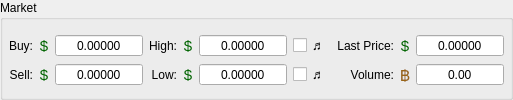
      <widget class="QGroupBox" name="groupBox_6">
       <property name="sizePolicy">
        <sizepolicy hsizetype="Maximum" vsizetype="Preferred">
         <horstretch>0</horstretch>
         <verstretch>0</verstretch>
        </sizepolicy>
       </property>
       <property name="title">
        <string>Market</string>
       </property>
       <layout class="QGridLayout" name="gridLayout_11">
        <property name="leftMargin">
         <number>6</number>
        </property>
        <property name="topMargin">
         <number>12</number>
        </property>
        <property name="rightMargin">
         <number>6</number>
        </property>
        <property name="bottomMargin">
         <number>8</number>
        </property>
        <property name="horizontalSpacing">
         <number>6</number>
        </property>
        <property name="verticalSpacing">
         <number>4</number>
        </property>
        <item row="0" column="11">
         <widget class="QLabel" name="label_24">
          <property name="sizePolicy">
           <sizepolicy hsizetype="Preferred" vsizetype="Preferred">
            <horstretch>0</horstretch>
            <verstretch>0</verstretch>
           </sizepolicy>
          </property>
          <property name="text">
           <string>Last Price:</string>
          </property>
          <property name="alignment">
           <set>Qt::AlignRight|Qt::AlignTrailing|Qt::AlignVCenter</set>
          </property>
         </widget>
        </item>
        <item row="1" column="4">
         <widget class="QLabel" name="label_21">
          <property name="sizePolicy">
           <sizepolicy hsizetype="Preferred" vsizetype="Preferred">
            <horstretch>0</horstretch>
            <verstretch>0</verstretch>
           </sizepolicy>
          </property>
          <property name="text">
           <string>Low:</string>
          </property>
          <property name="alignment">
           <set>Qt::AlignRight|Qt::AlignTrailing|Qt::AlignVCenter</set>
          </property>
         </widget>
        </item>
        <item row="1" column="13">
         <widget class="QDoubleSpinBox" name="marketVolume">
          <property name="sizePolicy">
           <sizepolicy hsizetype="Expanding" vsizetype="Fixed">
            <horstretch>0</horstretch>
            <verstretch>0</verstretch>
           </sizepolicy>
          </property>
          <property name="minimumSize">
           <size>
            <width>70</width>
            <height>0</height>
           </size>
          </property>
          <property name="alignment">
           <set>Qt::AlignCenter</set>
          </property>
          <property name="readOnly">
           <bool>true</bool>
          </property>
          <property name="buttonSymbols">
           <enum>QAbstractSpinBox::NoButtons</enum>
          </property>
          <property name="specialValueText">
           <string/>
          </property>
          <property name="prefix">
           <string/>
          </property>
          <property name="decimals">
           <number>2</number>
          </property>
          <property name="minimum">
           <double>0.000000000000000</double>
          </property>
          <property name="maximum">
           <double>999999999.000000000000000</double>
          </property>
          <property name="singleStep">
           <double>0.100000000000000</double>
          </property>
         </widget>
        </item>
        <item row="0" column="4">
         <widget class="QLabel" name="label_20">
          <property name="sizePolicy">
           <sizepolicy hsizetype="Preferred" vsizetype="Preferred">
            <horstretch>0</horstretch>
            <verstretch>0</verstretch>
           </sizepolicy>
          </property>
          <property name="text">
           <string>High:</string>
          </property>
          <property name="alignment">
           <set>Qt::AlignRight|Qt::AlignTrailing|Qt::AlignVCenter</set>
          </property>
         </widget>
        </item>
        <item row="0" column="5">
         <widget class="QLabel" name="label_52">
          <property name="sizePolicy">
           <sizepolicy hsizetype="Maximum" vsizetype="Preferred">
            <horstretch>0</horstretch>
            <verstretch>0</verstretch>
           </sizepolicy>
          </property>
          <property name="font">
           <font>
            <pointsize>11</pointsize>
            <weight>50</weight>
            <bold>false</bold>
           </font>
          </property>
          <property name="styleSheet">
           <string notr="true">color: darkgreen</string>
          </property>
          <property name="text">
           <string>$</string>
          </property>
          <property name="alignment">
           <set>Qt::AlignCenter</set>
          </property>
         </widget>
        </item>
        <item row="1" column="5">
         <widget class="QLabel" name="label_53">
          <property name="sizePolicy">
           <sizepolicy hsizetype="Maximum" vsizetype="Preferred">
            <horstretch>0</horstretch>
            <verstretch>0</verstretch>
           </sizepolicy>
          </property>
          <property name="font">
           <font>
            <pointsize>11</pointsize>
            <weight>50</weight>
            <bold>false</bold>
           </font>
          </property>
          <property name="styleSheet">
           <string notr="true">color: darkgreen</string>
          </property>
          <property name="text">
           <string>$</string>
          </property>
          <property name="alignment">
           <set>Qt::AlignCenter</set>
          </property>
         </widget>
        </item>
        <item row="1" column="6">
         <widget class="QDoubleSpinBox" name="marketLow">
          <property name="sizePolicy">
           <sizepolicy hsizetype="Expanding" vsizetype="Fixed">
            <horstretch>0</horstretch>
            <verstretch>0</verstretch>
           </sizepolicy>
          </property>
          <property name="minimumSize">
           <size>
            <width>70</width>
            <height>0</height>
           </size>
          </property>
          <property name="alignment">
           <set>Qt::AlignCenter</set>
          </property>
          <property name="readOnly">
           <bool>true</bool>
          </property>
          <property name="buttonSymbols">
           <enum>QAbstractSpinBox::NoButtons</enum>
          </property>
          <property name="prefix">
           <string/>
          </property>
          <property name="decimals">
           <number>5</number>
          </property>
          <property name="minimum">
           <double>0.000000000000000</double>
          </property>
          <property name="maximum">
           <double>999999999.000000000000000</double>
          </property>
         </widget>
        </item>
        <item row="0" column="12">
         <widget class="QLabel" name="label_56">
          <property name="sizePolicy">
           <sizepolicy hsizetype="Maximum" vsizetype="Preferred">
            <horstretch>0</horstretch>
            <verstretch>0</verstretch>
           </sizepolicy>
          </property>
          <property name="font">
           <font>
            <pointsize>11</pointsize>
            <weight>50</weight>
            <bold>false</bold>
           </font>
          </property>
          <property name="styleSheet">
           <string notr="true">color: darkgreen</string>
          </property>
          <property name="text">
           <string>$</string>
          </property>
          <property name="alignment">
           <set>Qt::AlignCenter</set>
          </property>
         </widget>
        </item>
        <item row="1" column="12">
         <widget class="QLabel" name="label_57">
          <property name="sizePolicy">
           <sizepolicy hsizetype="Maximum" vsizetype="Preferred">
            <horstretch>0</horstretch>
            <verstretch>0</verstretch>
           </sizepolicy>
          </property>
          <property name="font">
           <font>
            <pointsize>11</pointsize>
            <weight>50</weight>
            <bold>false</bold>
           </font>
          </property>
          <property name="styleSheet">
           <string notr="true">color: #996515</string>
          </property>
          <property name="text">
           <string>฿</string>
          </property>
          <property name="alignment">
           <set>Qt::AlignCenter</set>
          </property>
         </widget>
        </item>
        <item row="1" column="11">
         <widget class="QLabel" name="label_25">
          <property name="sizePolicy">
           <sizepolicy hsizetype="Preferred" vsizetype="Preferred">
            <horstretch>0</horstretch>
            <verstretch>0</verstretch>
           </sizepolicy>
          </property>
          <property name="text">
           <string>Volume:</string>
          </property>
          <property name="alignment">
           <set>Qt::AlignRight|Qt::AlignTrailing|Qt::AlignVCenter</set>
          </property>
         </widget>
        </item>
        <item row="0" column="6">
         <widget class="QDoubleSpinBox" name="marketHigh">
          <property name="sizePolicy">
           <sizepolicy hsizetype="Expanding" vsizetype="Fixed">
            <horstretch>0</horstretch>
            <verstretch>0</verstretch>
           </sizepolicy>
          </property>
          <property name="minimumSize">
           <size>
            <width>70</width>
            <height>0</height>
           </size>
          </property>
          <property name="alignment">
           <set>Qt::AlignCenter</set>
          </property>
          <property name="readOnly">
           <bool>true</bool>
          </property>
          <property name="buttonSymbols">
           <enum>QAbstractSpinBox::NoButtons</enum>
          </property>
          <property name="prefix">
           <string/>
          </property>
          <property name="decimals">
           <number>5</number>
          </property>
          <property name="minimum">
           <double>0.000000000000000</double>
          </property>
          <property name="maximum">
           <double>999999999.000000000000000</double>
          </property>
         </widget>
        </item>
        <item row="0" column="13">
         <widget class="QDoubleSpinBox" name="marketLast">
          <property name="sizePolicy">
           <sizepolicy hsizetype="Expanding" vsizetype="Fixed">
            <horstretch>0</horstretch>
            <verstretch>0</verstretch>
           </sizepolicy>
          </property>
          <property name="minimumSize">
           <size>
            <width>70</width>
            <height>0</height>
           </size>
          </property>
          <property name="alignment">
           <set>Qt::AlignCenter</set>
          </property>
          <property name="readOnly">
           <bool>true</bool>
          </property>
          <property name="buttonSymbols">
           <enum>QAbstractSpinBox::NoButtons</enum>
          </property>
          <property name="prefix">
           <string/>
          </property>
          <property name="decimals">
           <number>5</number>
          </property>
          <property name="minimum">
           <double>0.000000000000000</double>
          </property>
          <property name="maximum">
           <double>999999999.000000000000000</double>
          </property>
         </widget>
        </item>
        <item row="1" column="0">
         <widget class="QLabel" name="label_23">
          <property name="sizePolicy">
           <sizepolicy hsizetype="Preferred" vsizetype="Preferred">
            <horstretch>0</horstretch>
            <verstretch>0</verstretch>
           </sizepolicy>
          </property>
          <property name="text">
           <string>Sell:</string>
          </property>
          <property name="alignment">
           <set>Qt::AlignRight|Qt::AlignTrailing|Qt::AlignVCenter</set>
          </property>
         </widget>
        </item>
        <item row="0" column="2">
         <widget class="QDoubleSpinBox" name="marketBuy">
          <property name="sizePolicy">
           <sizepolicy hsizetype="Expanding" vsizetype="Fixed">
            <horstretch>0</horstretch>
            <verstretch>0</verstretch>
           </sizepolicy>
          </property>
          <property name="minimumSize">
           <size>
            <width>70</width>
            <height>0</height>
           </size>
          </property>
          <property name="alignment">
           <set>Qt::AlignCenter</set>
          </property>
          <property name="readOnly">
           <bool>true</bool>
          </property>
          <property name="buttonSymbols">
           <enum>QAbstractSpinBox::NoButtons</enum>
          </property>
          <property name="prefix">
           <string/>
          </property>
          <property name="decimals">
           <number>5</number>
          </property>
          <property name="minimum">
           <double>0.000000000000000</double>
          </property>
          <property name="maximum">
           <double>999999999.000000000000000</double>
          </property>
         </widget>
        </item>
        <item row="0" column="1">
         <widget class="QLabel" name="label_54">
          <property name="sizePolicy">
           <sizepolicy hsizetype="Maximum" vsizetype="Preferred">
            <horstretch>0</horstretch>
            <verstretch>0</verstretch>
           </sizepolicy>
          </property>
          <property name="font">
           <font>
            <pointsize>11</pointsize>
            <weight>50</weight>
            <bold>false</bold>
           </font>
          </property>
          <property name="styleSheet">
           <string notr="true">color: darkgreen</string>
          </property>
          <property name="text">
           <string>$</string>
          </property>
          <property name="alignment">
           <set>Qt::AlignCenter</set>
          </property>
         </widget>
        </item>
        <item row="0" column="0">
         <widget class="QLabel" name="label_22">
          <property name="sizePolicy">
           <sizepolicy hsizetype="Preferred" vsizetype="Preferred">
            <horstretch>0</horstretch>
            <verstretch>0</verstretch>
           </sizepolicy>
          </property>
          <property name="text">
           <string>Buy:</string>
          </property>
          <property name="alignment">
           <set>Qt::AlignRight|Qt::AlignTrailing|Qt::AlignVCenter</set>
          </property>
         </widget>
        </item>
        <item row="1" column="1">
         <widget class="QLabel" name="label_55">
          <property name="sizePolicy">
           <sizepolicy hsizetype="Maximum" vsizetype="Preferred">
            <horstretch>0</horstretch>
            <verstretch>0</verstretch>
           </sizepolicy>
          </property>
          <property name="font">
           <font>
            <pointsize>11</pointsize>
            <weight>50</weight>
            <bold>false</bold>
           </font>
          </property>
          <property name="styleSheet">
           <string notr="true">color: darkgreen</string>
          </property>
          <property name="text">
           <string>$</string>
          </property>
          <property name="alignment">
           <set>Qt::AlignCenter</set>
          </property>
         </widget>
        </item>
        <item row="1" column="2">
         <widget class="QDoubleSpinBox" name="marketSell">
          <property name="sizePolicy">
           <sizepolicy hsizetype="Expanding" vsizetype="Fixed">
            <horstretch>0</horstretch>
            <verstretch>0</verstretch>
           </sizepolicy>
          </property>
          <property name="minimumSize">
           <size>
            <width>70</width>
            <height>0</height>
           </size>
          </property>
          <property name="alignment">
           <set>Qt::AlignCenter</set>
          </property>
          <property name="readOnly">
           <bool>true</bool>
          </property>
          <property name="buttonSymbols">
           <enum>QAbstractSpinBox::NoButtons</enum>
          </property>
          <property name="prefix">
           <string/>
          </property>
          <property name="decimals">
           <number>5</number>
          </property>
          <property name="minimum">
           <double>0.000000000000000</double>
          </property>
          <property name="maximum">
           <double>999999999.000000000000000</double>
          </property>
         </widget>
        </item>
        <item row="0" column="7">
         <widget class="QCheckBox" name="marketHighBeep">
          <property name="font">
           <font>
            <pointsize>10</pointsize>
           </font>
          </property>
          <property name="toolTip">
           <string>Beep when value changed</string>
          </property>
          <property name="text">
           <string>♬</string>
          </property>
         </widget>
        </item>
        <item row="1" column="7">
         <widget class="QCheckBox" name="marketLowBeep">
          <property name="font">
           <font>
            <pointsize>10</pointsize>
           </font>
          </property>
          <property name="toolTip">
           <string>Beep when value changed</string>
          </property>
          <property name="text">
           <string>♬</string>
          </property>
         </widget>
        </item>
       </layout>
      </widget>
